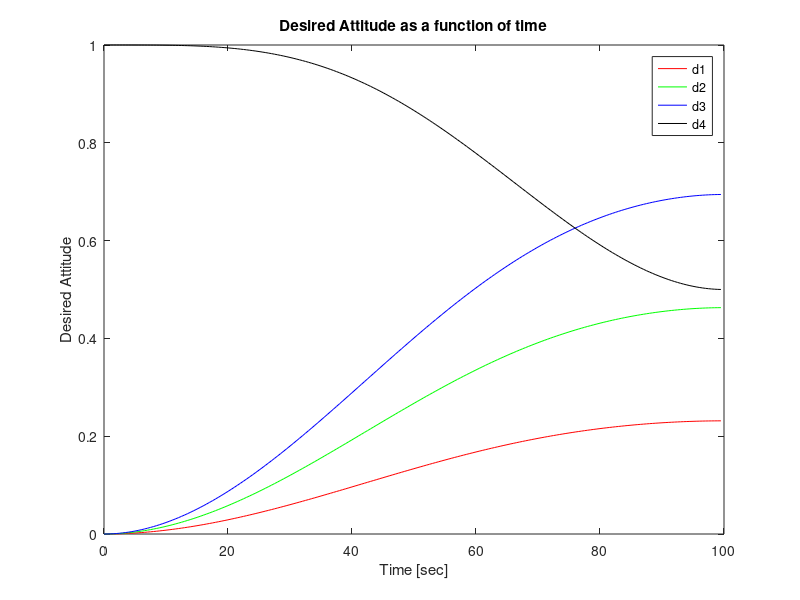

Write the MATLAB code that produced this figure.
%%
% t = 0:0.0005:100;
% close all
% clear all
% clc
t_collect = [];
d1_collect = [];
d2_collect = [];
d3_collect = [];
d4_collect = [];
% for i = 1:0.0005:100.0005

for i = 1:0.5:100.5
    t = i-1;

lmbd1 = 1/sqrt(14);
lmbd2 = 2/sqrt(14);
lmbd3 = 3/sqrt(14);

a = 0;
b = 0;
c = 2*pi*(0.0001);
e = -(4/3)*pi*(0.000001);

alpha = a + b*t + c*t^2 + e*t^3;
alpha_dot = b + 2*c*t + 3*e*t^2;
alpha_ddot = 2*c + 6*e*t;

d1 = lmbd1*sin(alpha/2);
d2 = lmbd2*sin(alpha/2);
d3 = lmbd3*sin(alpha/2);
d4 = cos(alpha/2);

% D = [-d4 -d3 d2 d1; d3 -d4 -d1 d2;  -d2 d1 -d4 d3;  d1 d2 d3 d4];  

d1_dot = (lmbd1/2)*alpha_dot*cos(alpha/2);
d2_dot = (lmbd2/2)*alpha_dot*cos(alpha/2);
d3_dot = (lmbd3/2)*alpha_dot*cos(alpha/2);
d4_dot = -(alpha_dot/2)*sin(alpha/2);

d1_ddot = (lmbd1/2)*( (alpha_ddot*cos(alpha/2)) - ((alpha_dot^2)/2)*sin(alpha/2) );
d2_ddot = (lmbd2/2)*( (alpha_ddot*cos(alpha/2)) - ((alpha_dot^2)/2)*sin(alpha/2) );
d3_ddot = (lmbd3/2)*( (alpha_ddot*cos(alpha/2)) - ((alpha_dot^2)/2)*sin(alpha/2) );
d4_ddot = -(0.5*alpha_ddot*sin(alpha/2)) - (0.25*(alpha_dot^2)*cos(alpha/2));

s1 = d1_dot*d4 + d2_dot*d3 - d3_dot*d2 - d4_dot*d1;
s2 = -d1_dot*d3 + d2_dot*d4 + d3_dot*d1 - d4_dot*d2;
s3 = d1_dot*d2 - d2_dot*d1 + d3_dot*d4 - d4_dot*d3;
s4 = d1_dot*d1 + d2_dot*d2 + d3_dot*d3 + d4_dot*d4;
s4 = 0;

t_collect = [t_collect,t]
d1_collect = [d1_collect, d1];
d2_collect = [d2_collect, d2];
d3_collect = [d3_collect, d3];
d4_collect = [d4_collect, d4];
end

figure(1)
plot(t_collect,d1_collect,'r')
hold on
plot(t_collect,d2_collect,'g')
hold on
plot(t_collect,d3_collect,'b')
hold on
plot(t_collect,d4_collect,'k')
hold off
title('Desired Attitude as a function of time')
xlabel('Time [sec]')
ylabel('Desired Attitude')
legend('d1','d2','d3','d4')